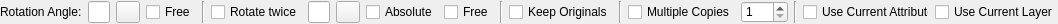
<?xml version="1.0" encoding="UTF-8"?>
<ui version="4.0">
 <class>LC_ModifyRotateOptions</class>
 <widget class="QWidget" name="LC_ModifyRotateOptions">
  <property name="geometry">
   <rect>
    <x>0</x>
    <y>0</y>
    <width>1058</width>
    <height>24</height>
   </rect>
  </property>
  <property name="sizePolicy">
   <sizepolicy hsizetype="Preferred" vsizetype="Preferred">
    <horstretch>0</horstretch>
    <verstretch>0</verstretch>
   </sizepolicy>
  </property>
  <property name="minimumSize">
   <size>
    <width>128</width>
    <height>22</height>
   </size>
  </property>
  <property name="maximumSize">
   <size>
    <width>16777215</width>
    <height>16777215</height>
   </size>
  </property>
  <property name="windowTitle">
   <string>Move Rotate Options</string>
  </property>
  <layout class="QGridLayout" name="gridLayout">
   <property name="leftMargin">
    <number>0</number>
   </property>
   <property name="topMargin">
    <number>1</number>
   </property>
   <property name="rightMargin">
    <number>0</number>
   </property>
   <property name="bottomMargin">
    <number>1</number>
   </property>
   <item row="0" column="10">
    <widget class="QCheckBox" name="cbFreeRefAngle">
     <property name="toolTip">
      <string>Free selection of factor should be performed by mouse if checked.</string>
     </property>
     <property name="text">
      <string>Free</string>
     </property>
    </widget>
   </item>
   <item row="0" column="7">
    <widget class="QLineEdit" name="leAngle2">
     <property name="maximumSize">
      <size>
       <width>60</width>
       <height>16777215</height>
      </size>
     </property>
     <property name="toolTip">
      <string>Angle for additional rotation around refrence point</string>
     </property>
    </widget>
   </item>
   <item row="0" column="19">
    <spacer name="horizontalSpacer">
     <property name="orientation">
      <enum>Qt::Horizontal</enum>
     </property>
     <property name="sizeHint" stdset="0">
      <size>
       <width>0</width>
       <height>20</height>
      </size>
     </property>
    </spacer>
   </item>
   <item row="0" column="16">
    <widget class="Line" name="line_4">
     <property name="orientation">
      <enum>Qt::Vertical</enum>
     </property>
    </widget>
   </item>
   <item row="0" column="3">
    <widget class="QToolButton" name="tbPickAngle">
     <property name="toolTip">
      <string>Pick rotation angle from drawing</string>
     </property>
     <property name="text">
      <string/>
     </property>
     <property name="icon">
      <iconset resource="../../../../res/icons/icons.qrc">
       <normaloff>:/icons/interactive_pick_angle.lci</normaloff>:/icons/interactive_pick_angle.lci</iconset>
     </property>
    </widget>
   </item>
   <item row="0" column="15">
    <widget class="QSpinBox" name="sbNumberOfCopies">
     <property name="toolTip">
      <string>Number of copies</string>
     </property>
     <property name="minimum">
      <number>1</number>
     </property>
     <property name="maximum">
      <number>100</number>
     </property>
    </widget>
   </item>
   <item row="0" column="5">
    <widget class="Line" name="line_2">
     <property name="frameShadow">
      <enum>QFrame::Sunken</enum>
     </property>
     <property name="lineWidth">
      <number>1</number>
     </property>
     <property name="orientation">
      <enum>Qt::Vertical</enum>
     </property>
    </widget>
   </item>
   <item row="0" column="13">
    <widget class="Line" name="line_3">
     <property name="orientation">
      <enum>Qt::Vertical</enum>
     </property>
    </widget>
   </item>
   <item row="0" column="12">
    <widget class="QCheckBox" name="cbKeepOriginals">
     <property name="toolTip">
      <string>If checked, original entities will be survive, otherwise they will be removed.</string>
     </property>
     <property name="text">
      <string>Keep Originals</string>
     </property>
    </widget>
   </item>
   <item row="0" column="14">
    <widget class="QCheckBox" name="cbMultipleCopies">
     <property name="toolTip">
      <string>Multiple copies will be created if checked.</string>
     </property>
     <property name="text">
      <string>Multiple Copies</string>
     </property>
    </widget>
   </item>
   <item row="0" column="1">
    <widget class="QLabel" name="label">
     <property name="text">
      <string>Rotation Angle:</string>
     </property>
    </widget>
   </item>
   <item row="0" column="4">
    <widget class="QCheckBox" name="cbFreeAngle">
     <property name="toolTip">
      <string>Specifies whether angle is defined by entered value or by mouse position</string>
     </property>
     <property name="text">
      <string>Free</string>
     </property>
    </widget>
   </item>
   <item row="0" column="9">
    <widget class="QCheckBox" name="cbAbsoluteRefAngle">
     <property name="toolTip">
      <string>If absolute, reference point will be rotated but entity will be rotated by second angle only, otherwise angles will summ up</string>
     </property>
     <property name="text">
      <string>Absolute</string>
     </property>
    </widget>
   </item>
   <item row="0" column="18">
    <widget class="QCheckBox" name="cbCurrentLayer">
     <property name="toolTip">
      <string>If checked, new enties will be placed on current layer, otherwise they will be in original layers.</string>
     </property>
     <property name="text">
      <string>Use Current Layer</string>
     </property>
    </widget>
   </item>
   <item row="0" column="6">
    <widget class="QCheckBox" name="cbTwoRotations">
     <property name="toolTip">
      <string>If checked, second rotation is around reference point</string>
     </property>
     <property name="text">
      <string>Rotate twice</string>
     </property>
    </widget>
   </item>
   <item row="0" column="17">
    <widget class="QCheckBox" name="cbCurrentAttr">
     <property name="toolTip">
      <string>If checked, current attributes will be applied to created entities, othewise original ones will be used. </string>
     </property>
     <property name="text">
      <string>Use Current Attributes</string>
     </property>
    </widget>
   </item>
   <item row="0" column="2">
    <widget class="QLineEdit" name="leAngle">
     <property name="sizePolicy">
      <sizepolicy hsizetype="Preferred" vsizetype="Preferred">
       <horstretch>0</horstretch>
       <verstretch>0</verstretch>
      </sizepolicy>
     </property>
     <property name="maximumSize">
      <size>
       <width>60</width>
       <height>16777215</height>
      </size>
     </property>
     <property name="toolTip">
      <string>Angle to rotate entity around rotation center point</string>
     </property>
    </widget>
   </item>
   <item row="0" column="11">
    <widget class="Line" name="line">
     <property name="frameShadow">
      <enum>QFrame::Sunken</enum>
     </property>
     <property name="lineWidth">
      <number>1</number>
     </property>
     <property name="midLineWidth">
      <number>0</number>
     </property>
     <property name="orientation">
      <enum>Qt::Vertical</enum>
     </property>
    </widget>
   </item>
   <item row="0" column="8">
    <widget class="QToolButton" name="tbPickAngle2">
     <property name="toolTip">
      <string>Pick second rotation angle from drawing</string>
     </property>
     <property name="text">
      <string/>
     </property>
     <property name="icon">
      <iconset resource="../../../../res/icons/icons.qrc">
       <normaloff>:/icons/interactive_pick_angle.lci</normaloff>:/icons/interactive_pick_angle.lci</iconset>
     </property>
    </widget>
   </item>
  </layout>
 </widget>
 <tabstops>
  <tabstop>leAngle</tabstop>
  <tabstop>cbFreeAngle</tabstop>
  <tabstop>cbTwoRotations</tabstop>
  <tabstop>leAngle2</tabstop>
  <tabstop>cbFreeRefAngle</tabstop>
  <tabstop>cbKeepOriginals</tabstop>
  <tabstop>cbMultipleCopies</tabstop>
  <tabstop>sbNumberOfCopies</tabstop>
  <tabstop>cbCurrentAttr</tabstop>
  <tabstop>cbCurrentLayer</tabstop>
 </tabstops>
 <resources>
  <include location="../../../../res/icons/icons.qrc"/>
 </resources>
 <connections/>
</ui>
